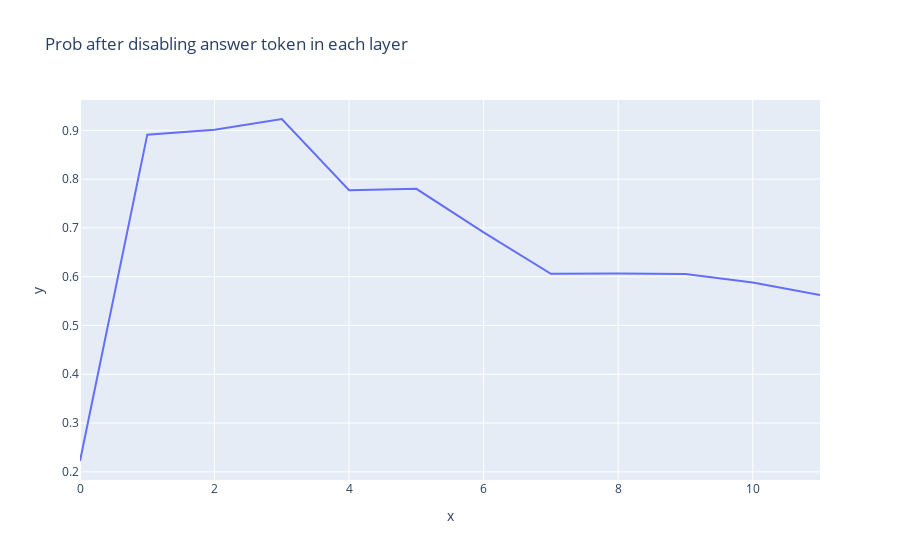

Notebook code cell kept with this figure:
### Code cell
scores = []
mses = []
for i, layer in enumerate(model.blocks):
    model.reset_codebook_metrics()
    model.set_hook_kwargs(idx=i, disable_topk=1000, disable_for_tkns='all')
#     mod_logits, mod_cache = model.run_with_cache(tokens)
    mod_logits = model(tokens)
    print(model.all_codebooks[i][0].reconstruction_mse)
    print(model.all_codebooks[i][0].input_norm)
    print(model.all_codebooks[i][0].output_norm)
    print("************")
    mses.append(model.all_codebooks[i][0].reconstruction_mse)
    model.reset_hook_kwargs(idx=i)
    prob_score, _, _ = logits_to_mean_prob(mod_logits, answer_tokens, last_token)
    scores.append(prob_score.detach().cpu().numpy())

line(scores, title="Prob after disabling answer token in each layer")

### Figure 1 — Plotly figure (JSON) as saved in the notebook; plotly's stock layout.template omitted (floating-point values rounded to 4 significant figures)
{"data": [{"hovertemplate": "x=%{x}<br>y=%{y}<extra></extra>", "legendgroup": "", "line": {"color": "#636efa", "dash": "solid"}, "marker": {"symbol": "circle"}, "mode": "lines", "name": "", "orientation": "v", "showlegend": false, "type": "scatter", "x": [0, 1, 2, 3, 4, 5, 6, 7, 8, 9, 10, 11], "xaxis": "x", "y": [0.2222, 0.8911, 0.9012, 0.9232, 0.7772, 0.7801, 0.6909, 0.606, 0.6067, 0.6057, 0.5879, 0.5626], "yaxis": "y"}], "layout": {"legend": {"tracegroupgap": 0}, "title": {"text": "Prob after disabling answer token in each layer"}, "xaxis": {"anchor": "y", "domain": [0, 1], "title": {"text": "x"}}, "yaxis": {"anchor": "x", "domain": [0, 1], "title": {"text": "y"}}}}
